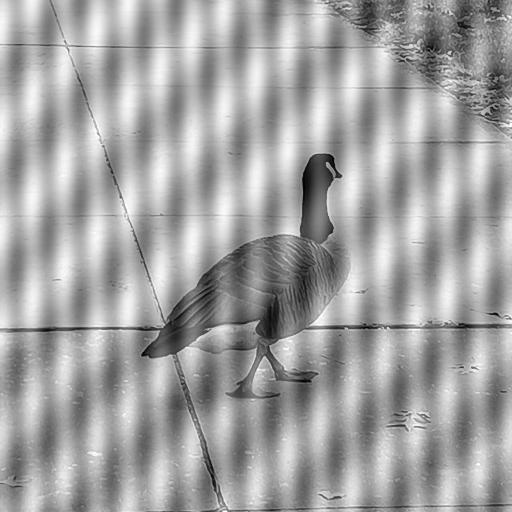
#> input picture input.jpg, 512 x 512 px
$ python asasddd.py
#> lines starting #> are read from the running program, lines starting #| are printed output that depends on the picture
import cv2
import numpy as np
import matplotlib.pyplot as plt

img = cv2.imread('input.jpg', cv2.IMREAD_GRAYSCALE)
#> img is the input picture: shape (512, 512); min 0, max 255, mean 162.7

F = np.fft.fft2(img)
Fshift = np.fft.fftshift(F)
magnitude = np.abs(Fshift)

plt.figure(figsize=(6,6))
plt.title("Original Image")
plt.imshow(img, cmap='gray')
plt.axis('off')
plt.show()


log_spectrum = np.log(1 + magnitude)
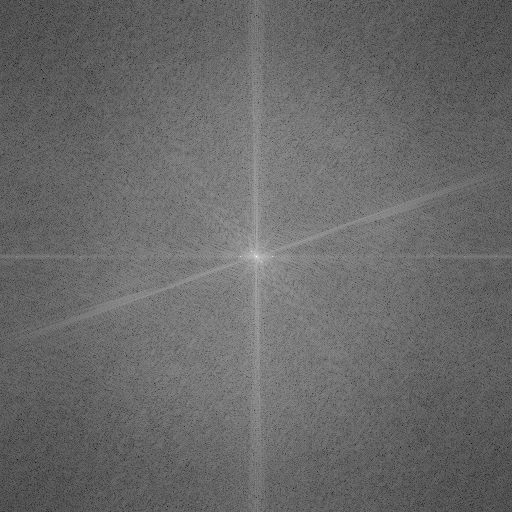
#> log_spectrum: shape (512, 512) float64; min 0.521, max 17.57, mean 7.57; drawn with min black and max white
plt.figure(figsize=(6,6))
plt.title("Power Spectrum (Log Scale)", fontsize=12)
plt.imshow(log_spectrum, cmap='gray')
plt.axis('off')
plt.tight_layout()
plt.show()

phase = np.angle(Fshift)
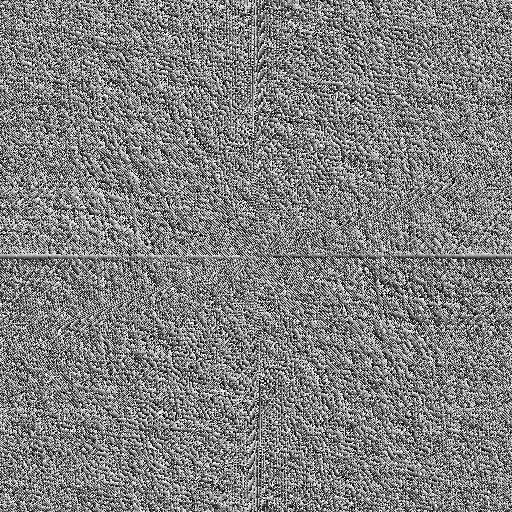
#> phase: shape (512, 512) float64; min -3.14, max 3.14, mean -2.66e-18; drawn with min black and max white
plt.figure(figsize=(6,6))
plt.title("Phase Spectrum", fontsize=12)
plt.imshow(phase, cmap='gray')
plt.axis('off')
plt.tight_layout()
plt.show()

def butterworth_notch_filter(shape, uk, vk, D0k=5, n=2):
    M, N = shape
    H = np.ones((M, N), dtype=np.float64)

    u_center = M / 2
    v_center = N / 2

    for u in range(M):
        for v in range(N):
            Dk = np.sqrt((u - u_center - uk)**2 + (v - v_center - vk)**2)
            D_neg_k = np.sqrt((u - u_center + uk)**2 + (v - v_center + vk)**2)
            H[u, v] = (1 / (1 + (D0k / (Dk + 1e-6))**(2*n))) * (1 / (1 + (D0k / (D_neg_k + 1e-6))**(2*n)))

    return H

M, N = img.shape
#> M = 512; N = 512
uk1 = 272 - M//2
#> uk1 = 16
vk1 = 256 - N//2
#> vk1 = 0

H1 = butterworth_notch_filter(img.shape, uk1, vk1, D0k=5, n=2)
#> after the loop in butterworth_notch_filter, `for u in range(M):`:
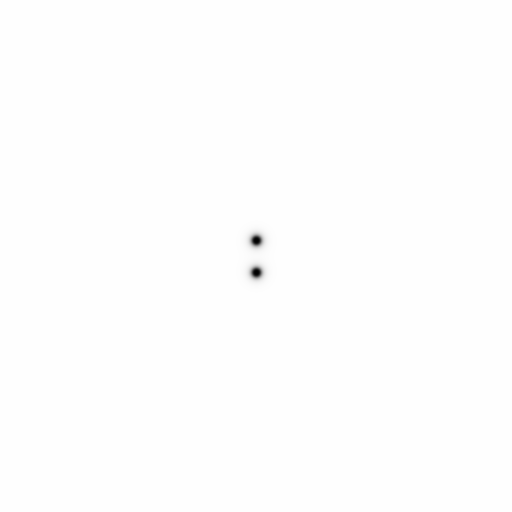
#> H: shape (512, 512) float64; min 1.6e-27, max 1, mean 0.999

plt.figure(figsize=(6,6))
plt.title("Butterworth Notch Filter", fontsize=12)
plt.imshow(H1**0.3, cmap='gray')
plt.axis('off')
plt.tight_layout()
plt.show()
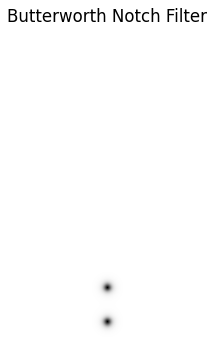
#> figure drawn by matplotlib, 1 panel

F_filtered1 = Fshift * H1
F_ishift1 = np.fft.ifftshift(F_filtered1)
img_filtered1 = np.fft.ifft2(F_ishift1)
img_filtered1 = np.abs(img_filtered1)

uk2 = 262 - M//2
#> uk2 = 6
vk2 = 261 - N//2
#> vk2 = 5

H2 = butterworth_notch_filter(img.shape, uk2, vk2, D0k=5, n=2)

F_filtered2 = Fshift * H2
F_ishift2 = np.fft.ifftshift(F_filtered2)
img_filtered2 = np.fft.ifft2(F_ishift2)
img_filtered2 = np.abs(img_filtered2)
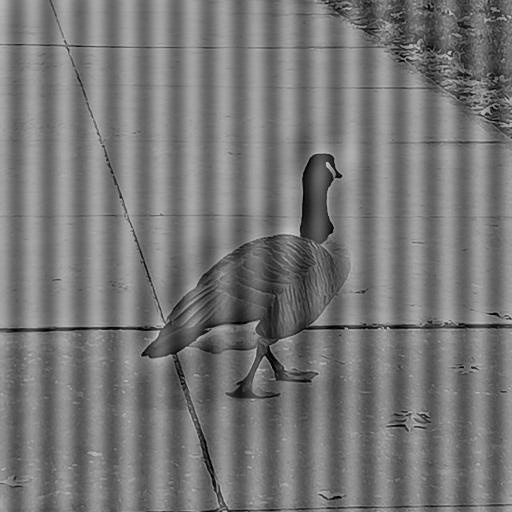
#> img_filtered2: shape (512, 512) float64; min 0.0133, max 206.8, mean 119.3

log_spectrum_filtered1 = np.log(1 + np.abs(F_filtered2))
plt.figure(figsize=(6,6))
plt.title("Filtered Power Spectrum\n(Noise frequencies removed)", fontsize=12)
plt.imshow(log_spectrum_filtered1, cmap='gray')
plt.axis('off')
plt.tight_layout()
plt.show()

plt.figure(figsize=(6,6))
plt.title("Filtered Image 1")
plt.imshow(img_filtered1, cmap='gray')
plt.axis('off')
plt.show()

plt.figure(figsize=(6,6))
plt.title("Filtered Image 2")
plt.imshow(img_filtered2, cmap='gray')
plt.axis('off')
plt.show()
